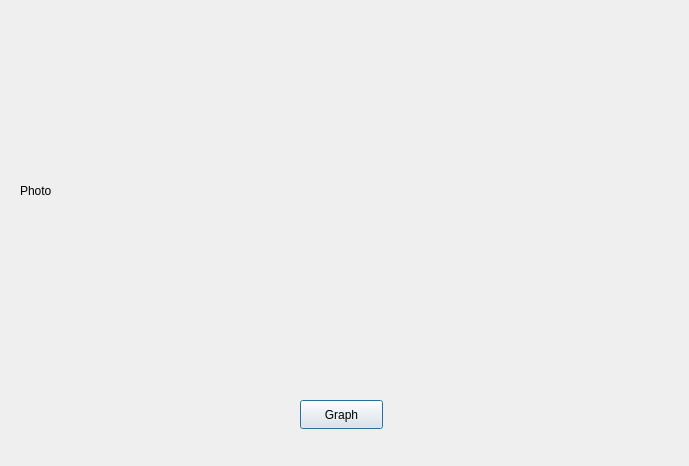
<?xml version="1.0" encoding="UTF-8"?>
<ui version="4.0">
 <class>MyDialog</class>
 <widget class="QDialog" name="MyDialog">
  <property name="geometry">
   <rect>
    <x>0</x>
    <y>0</y>
    <width>689</width>
    <height>466</height>
   </rect>
  </property>
  <property name="windowTitle">
   <string>Dialog</string>
  </property>
  <widget class="QLabel" name="label">
   <property name="geometry">
    <rect>
     <x>20</x>
     <y>10</y>
     <width>641</width>
     <height>361</height>
    </rect>
   </property>
   <property name="text">
    <string>Photo</string>
   </property>
  </widget>
  <widget class="QPushButton" name="pushButton">
   <property name="geometry">
    <rect>
     <x>300</x>
     <y>400</y>
     <width>83</width>
     <height>29</height>
    </rect>
   </property>
   <property name="text">
    <string>Graph</string>
   </property>
  </widget>
 </widget>
 <resources/>
 <connections/>
</ui>
